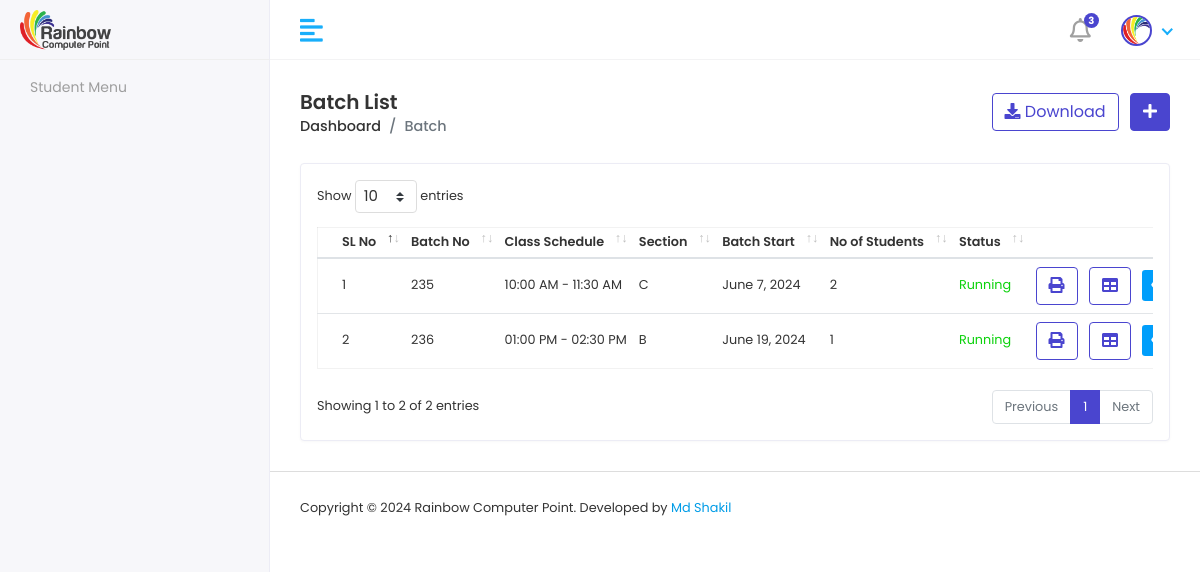
Page /batchList/ on the earlier database version.
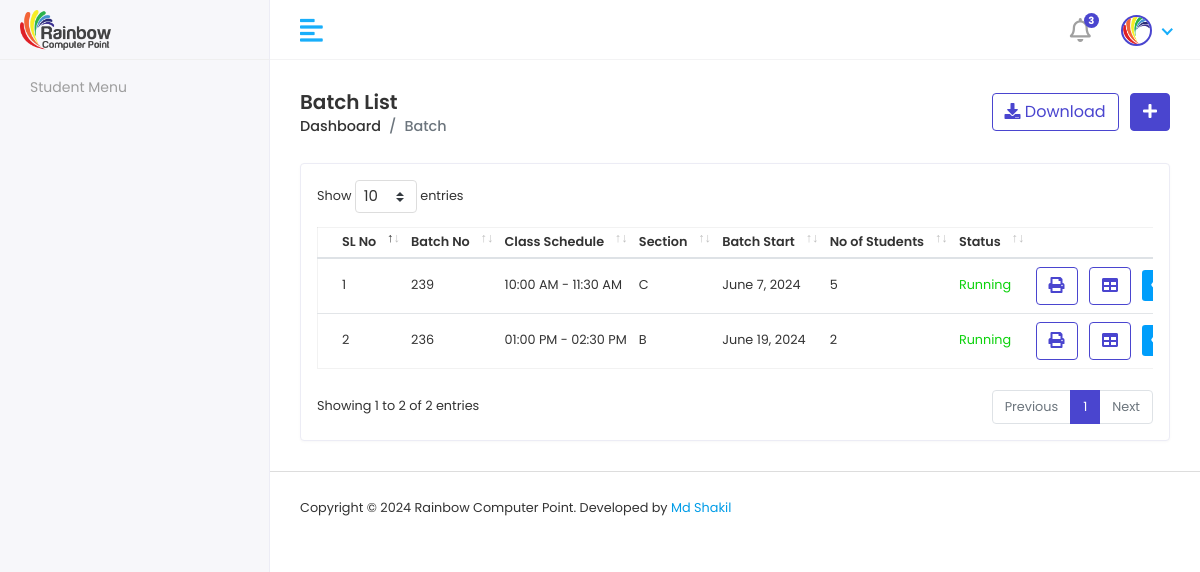
Same page on the later database version.
### RainbowApp/models.py (models this page shows, shortened)
class BatchInfoModel(models.Model):
    BatchNo = models.CharField(max_length=100, null=True)
    SCHEDULE = [
        ('09:00 AM - 10:00 AM','09:00 AM - 10:00 AM'),
        ('10:00 AM - 11:30 AM','10:00 AM - 11:30 AM'),
        ('11:30 AM - 01:00 PM','11:30 AM - 01:00 PM'),
        ('01:00 PM - 02:30 PM','01:00 PM - 02:30 PM'),
        ('03:00 PM - 04:30 PM','03:00 PM - 04:30 PM'),
        ('04:30 PM - 06:00 PM','04:30 PM - 06:00 PM'),
        ('06:00 PM - 07:30 PM','06:00 PM - 07:30 PM'),
        ('08:00 PM - 09:30 PM','08:00 PM - 09:30 PM'),
    ]
    Batchschedule = models.CharField(choices=SCHEDULE,max_length=100, null=True)
    SECTION = [
        ('A','A'),
        ('B','B'),
        ('C','C'),
    ]
    Section = models.CharField(choices=SECTION,max_length=100, null=True)
    STATUS = [
        ('Running','Running'),
        ('Completed','Completed'),
    ]
    Status = models.CharField(choices=STATUS,max_length=100, null=True)
    BatchStart = models.DateField()

### RainbowProject/batchviews.py (the view)
# urls.py: path('batchList/',batchList, name='batchList'),
def batchList(request):
    batchData = BatchInfoModel.objects.all()
    batch_data_with_counts = []
    for batch in batchData:
        student_count = StudentInfoModel.objects.filter(BatchNo=batch).count()
        batch_data_with_counts.append((batch, student_count))
    context = {
        'batch_data_with_counts': batch_data_with_counts
    }
    return render(request, 'mybatch/batchlist.html', context)

### template/mybatch/batchlist.html (shortened to what this page needs)
{% extends 'adminmaster/adminmaster.html' %}
{% block admincontent %}
{% load static %}
<div class="content container-fluid">
    <div class="page-header">
       <div class="row align-items-center">
          <div class="col">
             <h3 class="page-title">Batch List</h3>
             <ul class="breadcrumb">
                <li class="breadcrumb-item"><a href="{% url 'adminDashboard' %}">Dashboard</a></li>
                <li class="breadcrumb-item active">Batch</li>
             </ul>
          </div>
          <div class="col-auto text-right float-right ml-auto">
             <a href="#" class="btn btn-outline-primary mr-2"><i class="fas fa-download"></i> Download</a>
             <a href="{% url 'addBatch' %}" class="btn btn-primary"><i class="fas fa-plus"></i></a>
          </div>
       </div>
    </div>
    <div class="row">
       <div class="col-sm-12">
          <div class="card card-table">
             <div class="card-body">
                <div class="table-responsive">
                    {% include 'commons/message.html' %}
                    <table class="table table-hover table-center mb-0 datatable">
                     <thead>
                         <tr>
                             <th>SL No</th>
                             <th>Batch No</th>
                             <th>Class Schedule</th>
                             <th>Section</th>
                             <th>Batch Start</th>
                             <th>No of Students</th>
                             <th>Status</th>
                             <th class="text-right">Action</th>
                         </tr>
                     </thead>
                     <tbody>
                         {% for batch, student_count in batch_data_with_counts %}
                         <tr>
                             <td>{{ forloop.counter }}</td>
                             <td>{{ batch.BatchNo }}</td>
                             <td>{{ batch.Batchschedule }}</td>
                             <td>{{ batch.Section }}</td>
                             <td>{{ batch.BatchStart }}</td>
                             <td>{{ student_count }}</td>
                             <td {% if batch.Status == 'Running' %} style="color:rgb(12, 210, 12);" {% else %} style="color:red" {% endif %}>
                                 {{ batch.Status }}
                             </td>
                             <td class="text-right">
                                 <div class="actions">
                                    <button onclick="printBatch('{{ batch.BatchNo }}')" class="btn btn-outline-primary mr-2">
                                        <i class="fas fa-print"></i>
                                    </button>
                                    <button onclick="printBatchAttendance('{{ batch.BatchNo }}')" class="btn btn-outline-primary mr-2">
                                        <i class="fas fa-table"></i>
                                    </button>
                                     <a href="{% url 'viewSingleBatch' batch.BatchNo %}" class="btn btn-sm bg-info-light mr-2">
                                     </a>
                                 </div>
                             </td>
                         </tr>
                         {% endfor %}
                     </tbody>
                 </table>
                </div>
             </div>
          </div>
       </div>
    </div>
 </div>
{% endblock admincontent %}

Differences in the rows shown:
changed BatchInfoModel "10:00 AM - 11:30 AM": BatchNo "235" → "239"; student_count "2" → "5"
computed for BatchInfoModel "01:00 PM - 02:30 PM": student_count "1" → "2"
